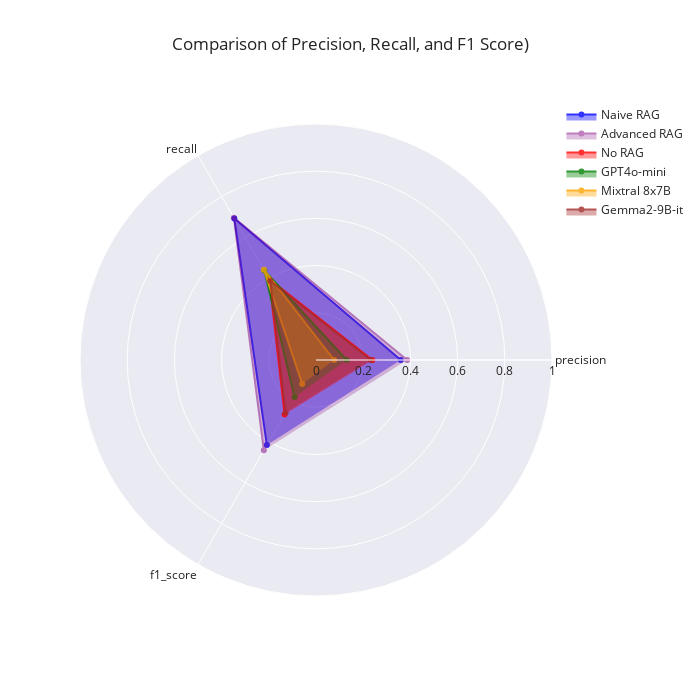

This figure's notebook cell:
### Code cell
fig = go.Figure()



fig.add_trace(go.Scatterpolar(
    r=df_token[df_token['method']=="Naive RAG"][['precision','recall','f1_score']].values[0],
    theta=['precision','recall','f1_score'],
    fill='toself',
    name='Naive RAG',
    line_color='blue',
    opacity=0.8
))
fig.add_trace(go.Scatterpolar(
    r=df_token[df_token['method']=="Advanced RAG"][['precision','recall','f1_score']].values[0],
    theta=['precision','recall','f1_score'],
    fill='toself',
    name='Advanced RAG',
    line_color='purple',
    opacity=0.5
))

fig.add_trace(go.Scatterpolar(
    r=df_token[df_token['method']=="No RAG"][['precision','recall','f1_score']].values[0],
    theta=['precision','recall','f1_score'],
    fill='toself',
    name='No RAG',
    line_color='red',
    opacity=0.8
))

fig.add_trace(go.Scatterpolar(
    r=df_token[df_token['method']=="GPT4o-mini"][['precision','recall','f1_score']].values[0],
    theta=['precision','recall','f1_score'],
    fill='toself',
    name='GPT4o-mini',
    line_color='green',
    opacity=0.8
))

fig.add_trace(go.Scatterpolar(
    r=df_token[df_token['method']=="mixtral-8x7b"][['precision','recall','f1_score']].values[0],
    theta=['precision','recall','f1_score'],
    fill='toself',
    name='Mixtral 8x7B',
    line_color='orange',
    opacity=0.8
))

fig.add_trace(go.Scatterpolar(
    r=df_token[df_token['method']=="Gemma2-9B-it"][['precision','recall','f1_score']].values[0],
    theta=['precision','recall','f1_score'],
    fill='toself',
    name='Gemma2-9B-it',
    line_color='brown',
    opacity=0.8
))

fig.update_layout(
    polar=dict(
        radialaxis=dict(
            visible=True,
            range=[0, 1]  
        )),
    title="Comparison of Precision, Recall, and F1 Score)",
    showlegend=True,
    width=700, 
    height=700,
    template='seaborn'
)

# Show the plot
fig.show()

### Figure 1 — Plotly figure (JSON) as saved in the notebook; plotly's stock layout.template omitted (floating-point values rounded to 4 significant figures)
{"data": [{"fill": "toself", "line": {"color": "blue"}, "name": "Naive RAG", "opacity": 0.8, "r": [0.3592, 0.6922, 0.4163], "theta": ["precision", "recall", "f1_score"], "type": "scatterpolar"}, {"fill": "toself", "line": {"color": "purple"}, "name": "Advanced RAG", "opacity": 0.5, "r": [0.3861, 0.6957, 0.442], "theta": ["precision", "recall", "f1_score"], "type": "scatterpolar"}, {"fill": "toself", "line": {"color": "red"}, "name": "No RAG", "opacity": 0.8, "r": [0.2391, 0.3962, 0.2661], "theta": ["precision", "recall", "f1_score"], "type": "scatterpolar"}, {"fill": "toself", "line": {"color": "green"}, "name": "GPT4o-mini", "opacity": 0.8, "r": [0.1299, 0.4381, 0.1816], "theta": ["precision", "recall", "f1_score"], "type": "scatterpolar"}, {"fill": "toself", "line": {"color": "orange"}, "name": "Mixtral 8x7B", "opacity": 0.8, "r": [0.07682, 0.4416, 0.1169], "theta": ["precision", "recall", "f1_score"], "type": "scatterpolar"}, {"fill": "toself", "line": {"color": "brown"}, "name": "Gemma2-9B-it", "opacity": 0.8, "r": [0.2318, 0.3871, 0.257], "theta": ["precision", "recall", "f1_score"], "type": "scatterpolar"}], "layout": {"height": 700, "polar": {"radialaxis": {"range": [0, 1], "visible": true}}, "showlegend": true, "title": {"text": "Comparison of Precision, Recall, and F1 Score)"}, "width": 700}}
